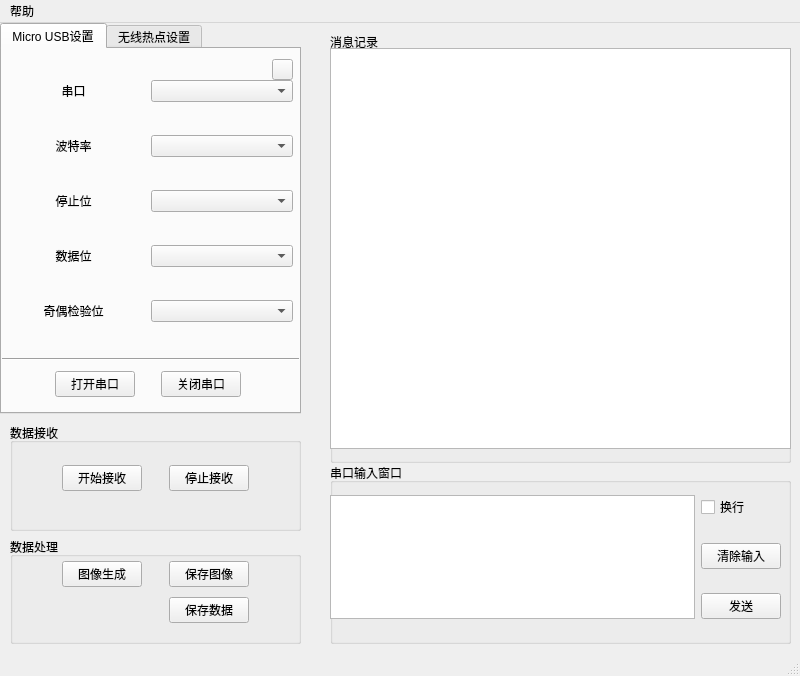
<?xml version="1.0" encoding="UTF-8"?>
<ui version="4.0">
 <class>MainWindow</class>
 <widget class="QMainWindow" name="MainWindow">
  <property name="geometry">
   <rect>
    <x>0</x>
    <y>0</y>
    <width>800</width>
    <height>676</height>
   </rect>
  </property>
  <property name="sizePolicy">
   <sizepolicy hsizetype="Fixed" vsizetype="Fixed">
    <horstretch>0</horstretch>
    <verstretch>0</verstretch>
   </sizepolicy>
  </property>
  <property name="windowTitle">
   <string>图像处理助手</string>
  </property>
  <property name="windowIcon">
   <iconset>
    <normaloff>icons/semiconductor.ico</normaloff>icons/semiconductor.ico</iconset>
  </property>
  <widget class="QWidget" name="centralwidget">
   <widget class="QTabWidget" name="tabWidget">
    <property name="geometry">
     <rect>
      <x>0</x>
      <y>0</y>
      <width>301</width>
      <height>391</height>
     </rect>
    </property>
    <property name="locale">
     <locale language="Chinese" country="China"/>
    </property>
    <property name="currentIndex">
     <number>0</number>
    </property>
    <widget class="QWidget" name="tab_1">
     <attribute name="title">
      <string>Micro USB设置</string>
     </attribute>
     <widget class="QWidget" name="layoutWidget">
      <property name="geometry">
       <rect>
        <x>0</x>
        <y>320</y>
        <width>291</width>
        <height>30</height>
       </rect>
      </property>
      <layout class="QHBoxLayout" name="horizontalLayout">
       <item>
        <spacer name="horizontalSpacer_5">
         <property name="orientation">
          <enum>Qt::Horizontal</enum>
         </property>
         <property name="sizeHint" stdset="0">
          <size>
           <width>40</width>
           <height>20</height>
          </size>
         </property>
        </spacer>
       </item>
       <item>
        <widget class="QPushButton" name="open_port">
         <property name="text">
          <string>打开串口</string>
         </property>
        </widget>
       </item>
       <item>
        <spacer name="horizontalSpacer_4">
         <property name="orientation">
          <enum>Qt::Horizontal</enum>
         </property>
         <property name="sizeType">
          <enum>QSizePolicy::Preferred</enum>
         </property>
         <property name="sizeHint" stdset="0">
          <size>
           <width>20</width>
           <height>20</height>
          </size>
         </property>
        </spacer>
       </item>
       <item>
        <widget class="QPushButton" name="close_port">
         <property name="text">
          <string>关闭串口</string>
         </property>
        </widget>
       </item>
       <item>
        <spacer name="horizontalSpacer_6">
         <property name="orientation">
          <enum>Qt::Horizontal</enum>
         </property>
         <property name="sizeHint" stdset="0">
          <size>
           <width>40</width>
           <height>20</height>
          </size>
         </property>
        </spacer>
       </item>
      </layout>
     </widget>
     <widget class="QWidget" name="layoutWidget">
      <property name="geometry">
       <rect>
        <x>0</x>
        <y>4</y>
        <width>291</width>
        <height>301</height>
       </rect>
      </property>
      <layout class="QGridLayout" name="gridLayout_3">
       <item row="2" column="1">
        <widget class="QComboBox" name="stopBit_comboBox"/>
       </item>
       <item row="4" column="0">
        <widget class="QLabel" name="label_5">
         <property name="text">
          <string>奇偶检验位</string>
         </property>
         <property name="alignment">
          <set>Qt::AlignCenter</set>
         </property>
        </widget>
       </item>
       <item row="3" column="1">
        <widget class="QComboBox" name="dataBit_comboBox"/>
       </item>
       <item row="0" column="0">
        <widget class="QLabel" name="label_1">
         <property name="text">
          <string>串口</string>
         </property>
         <property name="alignment">
          <set>Qt::AlignCenter</set>
         </property>
        </widget>
       </item>
       <item row="4" column="1">
        <widget class="QComboBox" name="parity_comboBox"/>
       </item>
       <item row="1" column="0">
        <widget class="QLabel" name="label_2">
         <property name="text">
          <string>波特率</string>
         </property>
         <property name="alignment">
          <set>Qt::AlignCenter</set>
         </property>
        </widget>
       </item>
       <item row="1" column="1">
        <widget class="QComboBox" name="baut_comboBox"/>
       </item>
       <item row="2" column="0">
        <widget class="QLabel" name="label_3">
         <property name="text">
          <string>停止位</string>
         </property>
         <property name="alignment">
          <set>Qt::AlignCenter</set>
         </property>
        </widget>
       </item>
       <item row="0" column="1">
        <widget class="QComboBox" name="port_comboBox"/>
       </item>
       <item row="3" column="0">
        <widget class="QLabel" name="label_4">
         <property name="text">
          <string>数据位</string>
         </property>
         <property name="alignment">
          <set>Qt::AlignCenter</set>
         </property>
        </widget>
       </item>
      </layout>
     </widget>
     <widget class="QPushButton" name="update_button">
      <property name="geometry">
       <rect>
        <x>270</x>
        <y>10</y>
        <width>21</width>
        <height>21</height>
       </rect>
      </property>
      <property name="text">
       <string/>
      </property>
      <property name="icon">
       <iconset>
        <normaloff>icons/updates.jpg</normaloff>icons/updates.jpg</iconset>
      </property>
      <property name="flat">
       <bool>false</bool>
      </property>
     </widget>
     <widget class="Line" name="line">
      <property name="geometry">
       <rect>
        <x>0</x>
        <y>300</y>
        <width>301</width>
        <height>20</height>
       </rect>
      </property>
      <property name="orientation">
       <enum>Qt::Horizontal</enum>
      </property>
     </widget>
    </widget>
    <widget class="QWidget" name="tab_2">
     <attribute name="title">
      <string>无线热点设置</string>
     </attribute>
     <widget class="QWidget" name="layoutWidget">
      <property name="geometry">
       <rect>
        <x>9</x>
        <y>10</y>
        <width>271</width>
        <height>301</height>
       </rect>
      </property>
      <layout class="QGridLayout" name="gridLayout_4">
       <item row="2" column="1">
        <widget class="QLabel" name="label_7">
         <property name="text">
          <string>远端IP</string>
         </property>
        </widget>
       </item>
       <item row="0" column="0">
        <spacer name="horizontalSpacer_7">
         <property name="orientation">
          <enum>Qt::Horizontal</enum>
         </property>
         <property name="sizeHint" stdset="0">
          <size>
           <width>40</width>
           <height>20</height>
          </size>
         </property>
        </spacer>
       </item>
       <item row="3" column="2">
        <widget class="QLineEdit" name="remotePort_editline"/>
       </item>
       <item row="0" column="3">
        <spacer name="horizontalSpacer_8">
         <property name="orientation">
          <enum>Qt::Horizontal</enum>
         </property>
         <property name="sizeHint" stdset="0">
          <size>
           <width>40</width>
           <height>20</height>
          </size>
         </property>
        </spacer>
       </item>
       <item row="3" column="1">
        <widget class="QLabel" name="label_8">
         <property name="text">
          <string>远端端口</string>
         </property>
        </widget>
       </item>
       <item row="1" column="2">
        <widget class="QLineEdit" name="localPort_editline"/>
       </item>
       <item row="2" column="2">
        <widget class="QLineEdit" name="remoteIP_editline"/>
       </item>
       <item row="0" column="2">
        <widget class="QLineEdit" name="localIP_editline"/>
       </item>
       <item row="1" column="1">
        <widget class="QLabel" name="label_6">
         <property name="text">
          <string>本地端口</string>
         </property>
        </widget>
       </item>
       <item row="0" column="1">
        <widget class="QLabel" name="label">
         <property name="text">
          <string>本地IP</string>
         </property>
        </widget>
       </item>
      </layout>
     </widget>
     <widget class="QWidget" name="layoutWidget">
      <property name="geometry">
       <rect>
        <x>10</x>
        <y>320</y>
        <width>271</width>
        <height>30</height>
       </rect>
      </property>
      <layout class="QHBoxLayout" name="horizontalLayout_2">
       <item>
        <spacer name="horizontalSpacer_10">
         <property name="orientation">
          <enum>Qt::Horizontal</enum>
         </property>
         <property name="sizeHint" stdset="0">
          <size>
           <width>40</width>
           <height>20</height>
          </size>
         </property>
        </spacer>
       </item>
       <item>
        <widget class="QPushButton" name="listen_button">
         <property name="text">
          <string>开始接听</string>
         </property>
        </widget>
       </item>
       <item>
        <spacer name="horizontalSpacer_9">
         <property name="orientation">
          <enum>Qt::Horizontal</enum>
         </property>
         <property name="sizeHint" stdset="0">
          <size>
           <width>40</width>
           <height>20</height>
          </size>
         </property>
        </spacer>
       </item>
       <item>
        <widget class="QPushButton" name="disconnect_button">
         <property name="text">
          <string>断开连接</string>
         </property>
        </widget>
       </item>
       <item>
        <spacer name="horizontalSpacer_11">
         <property name="orientation">
          <enum>Qt::Horizontal</enum>
         </property>
         <property name="sizeHint" stdset="0">
          <size>
           <width>40</width>
           <height>20</height>
          </size>
         </property>
        </spacer>
       </item>
      </layout>
     </widget>
     <widget class="Line" name="line_2">
      <property name="geometry">
       <rect>
        <x>0</x>
        <y>300</y>
        <width>301</width>
        <height>20</height>
       </rect>
      </property>
      <property name="orientation">
       <enum>Qt::Horizontal</enum>
      </property>
     </widget>
    </widget>
   </widget>
   <widget class="QGroupBox" name="groupBox_2">
    <property name="geometry">
     <rect>
      <x>330</x>
      <y>9</y>
      <width>461</width>
      <height>431</height>
     </rect>
    </property>
    <property name="title">
     <string>消息记录</string>
    </property>
    <property name="flat">
     <bool>false</bool>
    </property>
    <widget class="QPlainTextEdit" name="plainTextEdit_1">
     <property name="geometry">
      <rect>
       <x>0</x>
       <y>16</y>
       <width>461</width>
       <height>401</height>
      </rect>
     </property>
     <property name="readOnly">
      <bool>true</bool>
     </property>
     <property name="overwriteMode">
      <bool>true</bool>
     </property>
     <property name="backgroundVisible">
      <bool>false</bool>
     </property>
    </widget>
   </widget>
   <widget class="QGroupBox" name="groupBox_3">
    <property name="geometry">
     <rect>
      <x>330</x>
      <y>440</y>
      <width>461</width>
      <height>181</height>
     </rect>
    </property>
    <property name="title">
     <string>串口输入窗口</string>
    </property>
    <widget class="QWidget" name="layoutWidget">
     <property name="geometry">
      <rect>
       <x>0</x>
       <y>14</y>
       <width>451</width>
       <height>161</height>
      </rect>
     </property>
     <layout class="QGridLayout" name="gridLayout_2">
      <item row="1" column="1">
       <widget class="QPushButton" name="clearInput_button">
        <property name="text">
         <string>清除输入</string>
        </property>
       </widget>
      </item>
      <item row="2" column="1">
       <widget class="QPushButton" name="send_button">
        <property name="text">
         <string>发送</string>
        </property>
       </widget>
      </item>
      <item row="0" column="1">
       <widget class="QCheckBox" name="checkBox">
        <property name="text">
         <string>换行</string>
        </property>
       </widget>
      </item>
      <item row="0" column="0" rowspan="3">
       <widget class="QPlainTextEdit" name="plainTextEdit_2">
        <property name="readOnly">
         <bool>false</bool>
        </property>
        <property name="overwriteMode">
         <bool>true</bool>
        </property>
        <property name="backgroundVisible">
         <bool>false</bool>
        </property>
       </widget>
      </item>
     </layout>
    </widget>
   </widget>
   <widget class="QWidget" name="layoutWidget">
    <property name="geometry">
     <rect>
      <x>10</x>
      <y>400</y>
      <width>291</width>
      <height>221</height>
     </rect>
    </property>
    <layout class="QVBoxLayout" name="verticalLayout">
     <item>
      <widget class="QGroupBox" name="groupBox">
       <property name="title">
        <string>数据接收</string>
       </property>
       <widget class="QWidget" name="layoutWidget">
        <property name="geometry">
         <rect>
          <x>30</x>
          <y>20</y>
          <width>231</width>
          <height>71</height>
         </rect>
        </property>
        <layout class="QHBoxLayout" name="horizontalLayout_3">
         <item>
          <spacer name="horizontalSpacer_3">
           <property name="orientation">
            <enum>Qt::Horizontal</enum>
           </property>
           <property name="sizeHint" stdset="0">
            <size>
             <width>40</width>
             <height>20</height>
            </size>
           </property>
          </spacer>
         </item>
         <item>
          <widget class="QPushButton" name="receive_button">
           <property name="text">
            <string>开始接收</string>
           </property>
           <property name="flat">
            <bool>false</bool>
           </property>
          </widget>
         </item>
         <item>
          <spacer name="horizontalSpacer">
           <property name="orientation">
            <enum>Qt::Horizontal</enum>
           </property>
           <property name="sizeHint" stdset="0">
            <size>
             <width>40</width>
             <height>20</height>
            </size>
           </property>
          </spacer>
         </item>
         <item>
          <widget class="QPushButton" name="stopRec_button">
           <property name="text">
            <string>停止接收</string>
           </property>
          </widget>
         </item>
         <item>
          <spacer name="horizontalSpacer_12">
           <property name="orientation">
            <enum>Qt::Horizontal</enum>
           </property>
           <property name="sizeHint" stdset="0">
            <size>
             <width>40</width>
             <height>20</height>
            </size>
           </property>
          </spacer>
         </item>
        </layout>
       </widget>
      </widget>
     </item>
     <item>
      <widget class="QGroupBox" name="groupBox_4">
       <property name="title">
        <string>数据处理</string>
       </property>
       <widget class="QWidget" name="layoutWidget">
        <property name="geometry">
         <rect>
          <x>30</x>
          <y>20</y>
          <width>231</width>
          <height>71</height>
         </rect>
        </property>
        <layout class="QGridLayout" name="gridLayout">
         <item row="0" column="1">
          <widget class="QPushButton" name="image_button">
           <property name="text">
            <string>图像生成</string>
           </property>
          </widget>
         </item>
         <item row="0" column="2">
          <spacer name="horizontalSpacer_2">
           <property name="orientation">
            <enum>Qt::Horizontal</enum>
           </property>
           <property name="sizeHint" stdset="0">
            <size>
             <width>40</width>
             <height>20</height>
            </size>
           </property>
          </spacer>
         </item>
         <item row="0" column="0">
          <spacer name="horizontalSpacer_13">
           <property name="orientation">
            <enum>Qt::Horizontal</enum>
           </property>
           <property name="sizeHint" stdset="0">
            <size>
             <width>40</width>
             <height>20</height>
            </size>
           </property>
          </spacer>
         </item>
         <item row="0" column="3">
          <widget class="QPushButton" name="save_button">
           <property name="text">
            <string>保存图像</string>
           </property>
          </widget>
         </item>
         <item row="1" column="3">
          <widget class="QPushButton" name="file_button">
           <property name="text">
            <string>保存数据</string>
           </property>
          </widget>
         </item>
         <item row="0" column="4">
          <spacer name="horizontalSpacer_14">
           <property name="orientation">
            <enum>Qt::Horizontal</enum>
           </property>
           <property name="sizeHint" stdset="0">
            <size>
             <width>40</width>
             <height>20</height>
            </size>
           </property>
          </spacer>
         </item>
        </layout>
       </widget>
      </widget>
     </item>
    </layout>
   </widget>
  </widget>
  <widget class="QStatusBar" name="statusbar"/>
  <widget class="QMenuBar" name="menuBar">
   <property name="geometry">
    <rect>
     <x>0</x>
     <y>0</y>
     <width>800</width>
     <height>26</height>
    </rect>
   </property>
   <widget class="QMenu" name="menuhelp">
    <property name="title">
     <string>帮助</string>
    </property>
    <addaction name="actionconsult_help"/>
   </widget>
   <addaction name="menuhelp"/>
  </widget>
  <action name="actionconsult_help">
   <property name="icon">
    <iconset>
     <normaloff>../Toolbar Icons ico/ico/About.ico</normaloff>../Toolbar Icons ico/ico/About.ico</iconset>
   </property>
   <property name="text">
    <string>查看帮助</string>
   </property>
  </action>
 </widget>
 <resources/>
 <connections>
  <connection>
   <sender>localIP_editline</sender>
   <signal>editingFinished()</signal>
   <receiver>MainWindow</receiver>
   <slot>set_local_ip()</slot>
   <hints>
    <hint type="sourcelabel">
     <x>216</x>
     <y>120</y>
    </hint>
    <hint type="destinationlabel">
     <x>223</x>
     <y>0</y>
    </hint>
   </hints>
  </connection>
  <connection>
   <sender>localPort_editline</sender>
   <signal>editingFinished()</signal>
   <receiver>MainWindow</receiver>
   <slot>set_local_port()</slot>
   <hints>
    <hint type="sourcelabel">
     <x>216</x>
     <y>187</y>
    </hint>
    <hint type="destinationlabel">
     <x>183</x>
     <y>0</y>
    </hint>
   </hints>
  </connection>
  <connection>
   <sender>remoteIP_editline</sender>
   <signal>editingFinished()</signal>
   <receiver>MainWindow</receiver>
   <slot>set_remote_ip()</slot>
   <hints>
    <hint type="sourcelabel">
     <x>216</x>
     <y>254</y>
    </hint>
    <hint type="destinationlabel">
     <x>0</x>
     <y>137</y>
    </hint>
   </hints>
  </connection>
  <connection>
   <sender>remotePort_editline</sender>
   <signal>editingFinished()</signal>
   <receiver>MainWindow</receiver>
   <slot>set_remote_port()</slot>
   <hints>
    <hint type="sourcelabel">
     <x>215</x>
     <y>321</y>
    </hint>
    <hint type="destinationlabel">
     <x>5</x>
     <y>294</y>
    </hint>
   </hints>
  </connection>
  <connection>
   <sender>checkBox</sender>
   <signal>clicked(bool)</signal>
   <receiver>MainWindow</receiver>
   <slot>set_newline()</slot>
   <hints>
    <hint type="sourcelabel">
     <x>779</x>
     <y>516</y>
    </hint>
    <hint type="destinationlabel">
     <x>796</x>
     <y>483</y>
    </hint>
   </hints>
  </connection>
  <connection>
   <sender>actionconsult_help</sender>
   <signal>triggered()</signal>
   <receiver>MainWindow</receiver>
   <slot>consult_help()</slot>
   <hints>
    <hint type="sourcelabel">
     <x>-1</x>
     <y>-1</y>
    </hint>
    <hint type="destinationlabel">
     <x>399</x>
     <y>313</y>
    </hint>
   </hints>
  </connection>
  <connection>
   <sender>open_port</sender>
   <signal>clicked()</signal>
   <receiver>MainWindow</receiver>
   <slot>click_openPort()</slot>
   <hints>
    <hint type="sourcelabel">
     <x>134</x>
     <y>398</y>
    </hint>
    <hint type="destinationlabel">
     <x>0</x>
     <y>407</y>
    </hint>
   </hints>
  </connection>
  <connection>
   <sender>close_port</sender>
   <signal>clicked()</signal>
   <receiver>MainWindow</receiver>
   <slot>click_closePort()</slot>
   <hints>
    <hint type="sourcelabel">
     <x>252</x>
     <y>398</y>
    </hint>
    <hint type="destinationlabel">
     <x>0</x>
     <y>436</y>
    </hint>
   </hints>
  </connection>
  <connection>
   <sender>receive_button</sender>
   <signal>clicked()</signal>
   <receiver>MainWindow</receiver>
   <slot>click_rece()</slot>
   <hints>
    <hint type="sourcelabel">
     <x>83</x>
     <y>486</y>
    </hint>
    <hint type="destinationlabel">
     <x>0</x>
     <y>491</y>
    </hint>
   </hints>
  </connection>
  <connection>
   <sender>stopRec_button</sender>
   <signal>clicked()</signal>
   <receiver>MainWindow</receiver>
   <slot>click_stopRecv()</slot>
   <hints>
    <hint type="sourcelabel">
     <x>229</x>
     <y>490</y>
    </hint>
    <hint type="destinationlabel">
     <x>317</x>
     <y>442</y>
    </hint>
   </hints>
  </connection>
  <connection>
   <sender>listen_button</sender>
   <signal>clicked()</signal>
   <receiver>MainWindow</receiver>
   <slot>click_listen()</slot>
   <hints>
    <hint type="sourcelabel">
     <x>74</x>
     <y>377</y>
    </hint>
    <hint type="destinationlabel">
     <x>3</x>
     <y>389</y>
    </hint>
   </hints>
  </connection>
  <connection>
   <sender>disconnect_button</sender>
   <signal>clicked()</signal>
   <receiver>MainWindow</receiver>
   <slot>click_disconnect()</slot>
   <hints>
    <hint type="sourcelabel">
     <x>256</x>
     <y>398</y>
    </hint>
    <hint type="destinationlabel">
     <x>317</x>
     <y>386</y>
    </hint>
   </hints>
  </connection>
  <connection>
   <sender>port_comboBox</sender>
   <signal>activated(int)</signal>
   <receiver>MainWindow</receiver>
   <slot>set_port()</slot>
   <hints>
    <hint type="sourcelabel">
     <x>265</x>
     <y>95</y>
    </hint>
    <hint type="destinationlabel">
     <x>319</x>
     <y>94</y>
    </hint>
   </hints>
  </connection>
  <connection>
   <sender>baut_comboBox</sender>
   <signal>activated(int)</signal>
   <receiver>MainWindow</receiver>
   <slot>set_bautrate()</slot>
   <hints>
    <hint type="sourcelabel">
     <x>273</x>
     <y>153</y>
    </hint>
    <hint type="destinationlabel">
     <x>323</x>
     <y>148</y>
    </hint>
   </hints>
  </connection>
  <connection>
   <sender>stopBit_comboBox</sender>
   <signal>activated(int)</signal>
   <receiver>MainWindow</receiver>
   <slot>set_stopbit()</slot>
   <hints>
    <hint type="sourcelabel">
     <x>259</x>
     <y>209</y>
    </hint>
    <hint type="destinationlabel">
     <x>317</x>
     <y>207</y>
    </hint>
   </hints>
  </connection>
  <connection>
   <sender>dataBit_comboBox</sender>
   <signal>activated(int)</signal>
   <receiver>MainWindow</receiver>
   <slot>set_databit()</slot>
   <hints>
    <hint type="sourcelabel">
     <x>262</x>
     <y>263</y>
    </hint>
    <hint type="destinationlabel">
     <x>314</x>
     <y>257</y>
    </hint>
   </hints>
  </connection>
  <connection>
   <sender>parity_comboBox</sender>
   <signal>activated(int)</signal>
   <receiver>MainWindow</receiver>
   <slot>set_parity()</slot>
   <hints>
    <hint type="sourcelabel">
     <x>268</x>
     <y>312</y>
    </hint>
    <hint type="destinationlabel">
     <x>319</x>
     <y>322</y>
    </hint>
   </hints>
  </connection>
  <connection>
   <sender>clearInput_button</sender>
   <signal>clicked()</signal>
   <receiver>MainWindow</receiver>
   <slot>click_clearInput()</slot>
   <hints>
    <hint type="sourcelabel">
     <x>779</x>
     <y>568</y>
    </hint>
    <hint type="destinationlabel">
     <x>792</x>
     <y>531</y>
    </hint>
   </hints>
  </connection>
  <connection>
   <sender>send_button</sender>
   <signal>clicked()</signal>
   <receiver>MainWindow</receiver>
   <slot>click_send()</slot>
   <hints>
    <hint type="sourcelabel">
     <x>779</x>
     <y>620</y>
    </hint>
    <hint type="destinationlabel">
     <x>797</x>
     <y>588</y>
    </hint>
   </hints>
  </connection>
  <connection>
   <sender>update_button</sender>
   <signal>clicked()</signal>
   <receiver>MainWindow</receiver>
   <slot>click_updatePort()</slot>
   <hints>
    <hint type="sourcelabel">
     <x>292</x>
     <y>80</y>
    </hint>
    <hint type="destinationlabel">
     <x>342</x>
     <y>0</y>
    </hint>
   </hints>
  </connection>
 </connections>
 <slots>
  <slot>click_rece()</slot>
  <slot>click_stopBit()</slot>
  <slot>click_image()</slot>
  <slot>click_clearInput()</slot>
  <slot>click_send()</slot>
  <slot>click_openPort()</slot>
  <slot>click_closePort()</slot>
  <slot>click_disconnect()</slot>
  <slot>click_listen()</slot>
  <slot>set_local_ip()</slot>
  <slot>set_local_port()</slot>
  <slot>set_remote_ip()</slot>
  <slot>set_remote_port()</slot>
  <slot>set_newline()</slot>
  <slot>consult_help()</slot>
  <slot>set_port()</slot>
  <slot>set_bautrate()</slot>
  <slot>set_stopbit()</slot>
  <slot>set_databit()</slot>
  <slot>set_parity()</slot>
  <slot>click_stopRecv()</slot>
  <slot>click_updatePort()</slot>
 </slots>
</ui>
